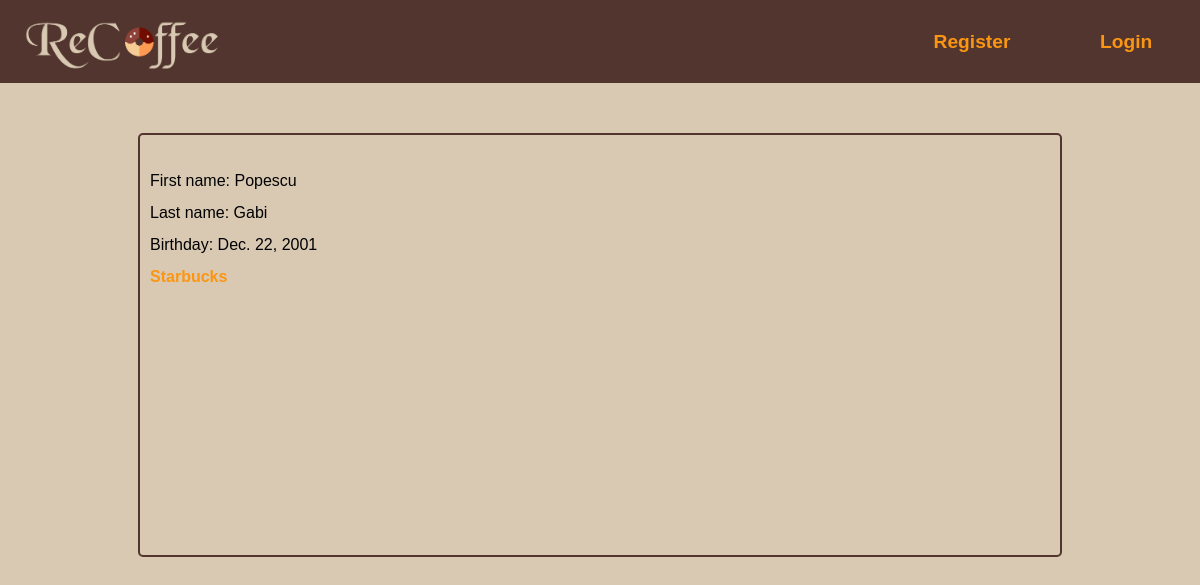
/user/6/, run on the app's committed database.
### ReCoffee/models.py (models this page shows, shortened)
class UserProfile(models.Model):
    first_name = models.CharField(max_length=20)
    last_name = models.CharField(max_length=20)
    birthday = models.DateField(null=True)
    user = models.OneToOneField(
        User,
        primary_key=True,
        related_name='profile')
    class Meta:
        verbose_name_plural = 'User Profiles'

class Favorite(models.Model):
    user = models.ForeignKey(UserProfile, related_name='favorite')
    shop = models.ForeignKey(ShopProfile, related_name='favorite')
    class Meta:
        unique_together = ('user', 'shop')

class ShopProfile(models.Model):
    name = models.CharField(max_length=50)
    location = models.CharField(max_length=200)
    rating = models.DecimalField(
        default=0,
        max_digits=2,
        decimal_places=1)

### ReCoffee/views.py (the view)
# urls.py: url(r'^user/(?P<pk>\d+)/$', views.user_profile,
def user_profile(request, pk):
    user_profile = models.UserProfile.objects.get(pk=pk)
    fave_list = user_profile.favorite.all()
    context = {'user_profile': user_profile, 'fave_list': fave_list, }
    return render(request, 'ReCoffee/user_profile.html', context)

### ReCoffee/templates/ReCoffee/user_profile.html (shortened to what this page needs)
{% extends 'ReCoffee/base.html' %}
{% block content %}
{% block head%}
<article class="profile">
	<img src="{{ user.profile.avatar.url }}" id="avatar">
	<span> First name: {{ user_profile.first_name }} </span>
	<br><span> Last name: {{ user_profile.last_name }} </span>
	<br><span> Birthday: {{ user_profile.birthday }} </span>
	{% for fave in fave_list %}
		<br>
		<a href="{% url 'shop_profile' fave.shop.pk %}"> {{ fave.shop.name }}</a>
	{% endfor %}
</article>
{% endblock %}
{% endblock %}

### ReCoffee/static/css/main.css (style rules this page uses)
.profile { align-items: center; border: 2px solid #52352E; border-radius: 5px; justify-content: center; line-height: 200%; margin: auto; margin-top: 50px; max-width: 75%; min-height: 400px; padding: 10px; position: relative; }
#avatar { float: right; height: auto; max-width: 200px; max-height: 400px; padding: 10px; }
a { color: #FB9612; font-weight: bold; text-decoration: none; }
body { background-color: #D9C9B3; font-family: Helvetica; margin: 0; }

### data on the page
UserProfile: first_name "Popescu", last_name "Gabi", birthday "Dec. 22, 2001"
Favorite: shop.name "Starbucks"
